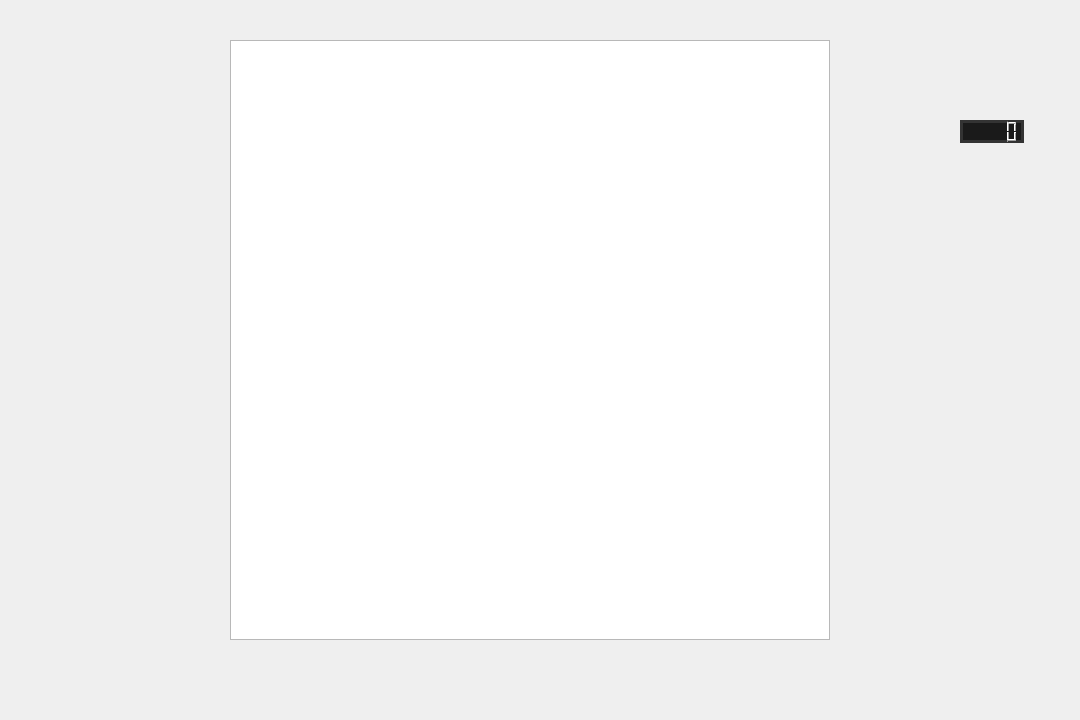
<?xml version="1.0" encoding="UTF-8"?>
<ui version="4.0">
 <class>game_window</class>
 <widget class="QMainWindow" name="game_window">
  <property name="geometry">
   <rect>
    <x>0</x>
    <y>0</y>
    <width>1080</width>
    <height>720</height>
   </rect>
  </property>
  <property name="sizePolicy">
   <sizepolicy hsizetype="Fixed" vsizetype="Fixed">
    <horstretch>0</horstretch>
    <verstretch>0</verstretch>
   </sizepolicy>
  </property>
  <property name="minimumSize">
   <size>
    <width>1080</width>
    <height>720</height>
   </size>
  </property>
  <property name="windowTitle">
   <string>MainWindow</string>
  </property>
  <widget class="QWidget" name="centralwidget">
   <property name="enabled">
    <bool>true</bool>
   </property>
   <property name="sizePolicy">
    <sizepolicy hsizetype="Fixed" vsizetype="Fixed">
     <horstretch>0</horstretch>
     <verstretch>0</verstretch>
    </sizepolicy>
   </property>
   <property name="minimumSize">
    <size>
     <width>1080</width>
     <height>720</height>
    </size>
   </property>
   <widget class="QGraphicsView" name="graphicsView">
    <property name="geometry">
     <rect>
      <x>230</x>
      <y>40</y>
      <width>600</width>
      <height>600</height>
     </rect>
    </property>
   </widget>
   <widget class="QLCDNumber" name="lcdNumber">
    <property name="geometry">
     <rect>
      <x>960</x>
      <y>120</y>
      <width>64</width>
      <height>23</height>
     </rect>
    </property>
    <property name="styleSheet">
     <string notr="true">background-color: #1a1a1a; /* Pitch black */
    border: 3px solid #333333; /* Dark gray frame */
    color: #39FF14;            /* Classic &quot;Matrix&quot; green digits */</string>
    </property>
   </widget>
   <widget class="QFrame" name="gameOverFrame">
    <property name="geometry">
     <rect>
      <x>2300</x>
      <y>40</y>
      <width>600</width>
      <height>600</height>
     </rect>
    </property>
    <property name="styleSheet">
     <string notr="true">background-color: rgba(20, 0, 40, 200); /* Semi-transparent dark purple */border: 3px solid #ff0055;              /* Neon pink border */
border-radius: 20px;</string>
    </property>
    <property name="frameShape">
     <enum>QFrame::Shape::StyledPanel</enum>
    </property>
    <property name="frameShadow">
     <enum>QFrame::Shadow::Raised</enum>
    </property>
   </widget>
   <widget class="QLabel" name="label">
    <property name="geometry">
     <rect>
      <x>420</x>
      <y>280</y>
      <width>201</width>
      <height>71</height>
     </rect>
    </property>
    <property name="styleSheet">
     <string notr="true">color: #00FFFF; /* Neon Cyan text */
    font-family: &quot;Courier New&quot;;
    font-size: 36px;
    font-weight: bold;</string>
    </property>
    <property name="text">
     <string>Game Over</string>
    </property>
   </widget>
   <zorder>gameOverFrame</zorder>
   <zorder>label</zorder>
   <zorder>graphicsView</zorder>
   <zorder>lcdNumber</zorder>
  </widget>
 </widget>
 <resources/>
 <connections/>
</ui>
